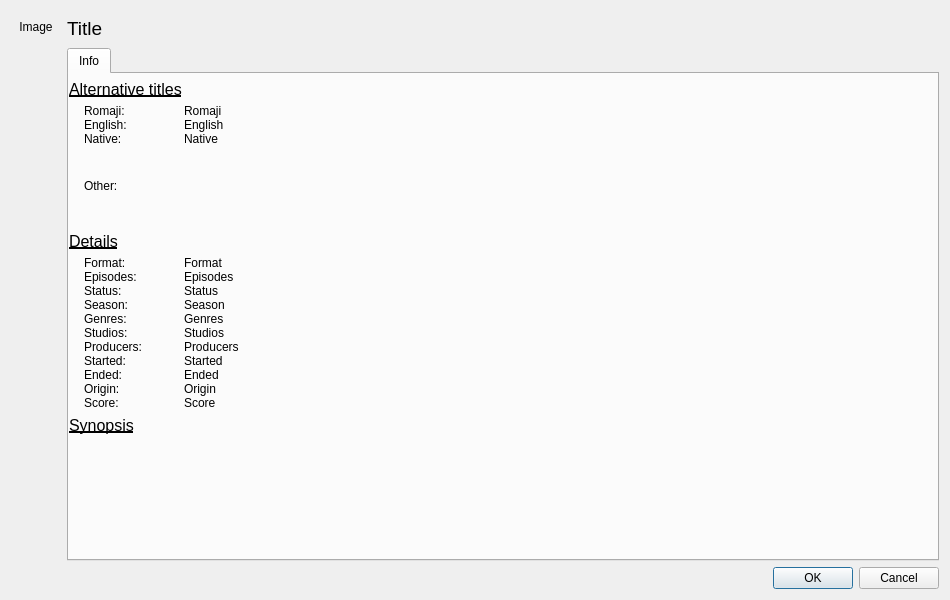
<?xml version="1.0" encoding="UTF-8"?>
<ui version="4.0">
 <class>AnimeInfoSearchDialog</class>
 <widget class="QDialog" name="AnimeInfoSearchDialog">
  <property name="geometry">
   <rect>
    <x>0</x>
    <y>0</y>
    <width>950</width>
    <height>600</height>
   </rect>
  </property>
  <property name="minimumSize">
   <size>
    <width>950</width>
    <height>600</height>
   </size>
  </property>
  <property name="focusPolicy">
   <enum>Qt::FocusPolicy::ClickFocus</enum>
  </property>
  <property name="windowTitle">
   <string>Anime info</string>
  </property>
  <layout class="QVBoxLayout" name="verticalLayout_3">
   <item>
    <layout class="QHBoxLayout" name="horizontalLayout">
     <item>
      <layout class="QVBoxLayout" name="verticalLayout">
       <property name="spacing">
        <number>8</number>
       </property>
       <property name="leftMargin">
        <number>8</number>
       </property>
       <property name="topMargin">
        <number>9</number>
       </property>
       <property name="rightMargin">
        <number>8</number>
       </property>
       <property name="bottomMargin">
        <number>0</number>
       </property>
       <item>
        <widget class="QLabel" name="labelCoverImage">
         <property name="text">
          <string>Image</string>
         </property>
         <property name="scaledContents">
          <bool>false</bool>
         </property>
         <property name="alignment">
          <set>Qt::AlignmentFlag::AlignHCenter|Qt::AlignmentFlag::AlignTop</set>
         </property>
         <property name="textInteractionFlags">
          <set>Qt::TextInteractionFlag::NoTextInteraction</set>
         </property>
        </widget>
       </item>
      </layout>
     </item>
     <item>
      <layout class="QVBoxLayout" name="verticalLayout_2">
       <property name="spacing">
        <number>8</number>
       </property>
       <property name="topMargin">
        <number>6</number>
       </property>
       <item>
        <widget class="QLabel" name="labelTitleHeader">
         <property name="font">
          <font>
           <pointsize>14</pointsize>
          </font>
         </property>
         <property name="text">
          <string>Title</string>
         </property>
         <property name="wordWrap">
          <bool>true</bool>
         </property>
         <property name="openExternalLinks">
          <bool>true</bool>
         </property>
        </widget>
       </item>
       <item>
        <widget class="QTabWidget" name="tabWidgetInfoEdit">
         <property name="focusPolicy">
          <enum>Qt::FocusPolicy::NoFocus</enum>
         </property>
         <property name="currentIndex">
          <number>0</number>
         </property>
         <widget class="QWidget" name="infoPage">
          <attribute name="title">
           <string>Info</string>
          </attribute>
          <layout class="QVBoxLayout" name="verticalLayout_4">
           <property name="spacing">
            <number>0</number>
           </property>
           <property name="leftMargin">
            <number>0</number>
           </property>
           <property name="topMargin">
            <number>0</number>
           </property>
           <property name="rightMargin">
            <number>0</number>
           </property>
           <property name="bottomMargin">
            <number>0</number>
           </property>
           <item>
            <widget class="QLabel" name="label_13">
             <property name="sizePolicy">
              <sizepolicy hsizetype="Preferred" vsizetype="Maximum">
               <horstretch>0</horstretch>
               <verstretch>0</verstretch>
              </sizepolicy>
             </property>
             <property name="minimumSize">
              <size>
               <width>0</width>
               <height>30</height>
              </size>
             </property>
             <property name="font">
              <font>
               <pointsize>12</pointsize>
               <underline>true</underline>
              </font>
             </property>
             <property name="text">
              <string>Alternative titles</string>
             </property>
             <property name="wordWrap">
              <bool>true</bool>
             </property>
            </widget>
           </item>
           <item>
            <layout class="QGridLayout" name="gridLayout_3">
             <property name="sizeConstraint">
              <enum>QLayout::SizeConstraint::SetDefaultConstraint</enum>
             </property>
             <property name="leftMargin">
              <number>15</number>
             </property>
             <property name="spacing">
              <number>0</number>
             </property>
             <item row="2" column="0">
              <widget class="QLabel" name="label_12">
               <property name="sizePolicy">
                <sizepolicy hsizetype="Maximum" vsizetype="Maximum">
                 <horstretch>0</horstretch>
                 <verstretch>0</verstretch>
                </sizepolicy>
               </property>
               <property name="minimumSize">
                <size>
                 <width>100</width>
                 <height>0</height>
                </size>
               </property>
               <property name="text">
                <string>Native:</string>
               </property>
               <property name="wordWrap">
                <bool>true</bool>
               </property>
               <property name="textInteractionFlags">
                <set>Qt::TextInteractionFlag::NoTextInteraction</set>
               </property>
              </widget>
             </item>
             <item row="2" column="1">
              <widget class="QLabel" name="labelTitleNative">
               <property name="text">
                <string>Native</string>
               </property>
               <property name="wordWrap">
                <bool>true</bool>
               </property>
               <property name="textInteractionFlags">
                <set>Qt::TextInteractionFlag::LinksAccessibleByMouse|Qt::TextInteractionFlag::TextSelectableByMouse</set>
               </property>
              </widget>
             </item>
             <item row="0" column="0">
              <widget class="QLabel" name="label_10">
               <property name="sizePolicy">
                <sizepolicy hsizetype="Maximum" vsizetype="Maximum">
                 <horstretch>0</horstretch>
                 <verstretch>0</verstretch>
                </sizepolicy>
               </property>
               <property name="minimumSize">
                <size>
                 <width>100</width>
                 <height>0</height>
                </size>
               </property>
               <property name="text">
                <string>Romaji:</string>
               </property>
               <property name="wordWrap">
                <bool>true</bool>
               </property>
               <property name="textInteractionFlags">
                <set>Qt::TextInteractionFlag::NoTextInteraction</set>
               </property>
              </widget>
             </item>
             <item row="0" column="1">
              <widget class="QLabel" name="labelTitleRomaji">
               <property name="text">
                <string>Romaji</string>
               </property>
               <property name="wordWrap">
                <bool>true</bool>
               </property>
               <property name="textInteractionFlags">
                <set>Qt::TextInteractionFlag::LinksAccessibleByMouse|Qt::TextInteractionFlag::TextSelectableByMouse</set>
               </property>
              </widget>
             </item>
             <item row="1" column="0">
              <widget class="QLabel" name="label_11">
               <property name="sizePolicy">
                <sizepolicy hsizetype="Maximum" vsizetype="Maximum">
                 <horstretch>0</horstretch>
                 <verstretch>0</verstretch>
                </sizepolicy>
               </property>
               <property name="minimumSize">
                <size>
                 <width>100</width>
                 <height>0</height>
                </size>
               </property>
               <property name="text">
                <string>English:</string>
               </property>
               <property name="wordWrap">
                <bool>true</bool>
               </property>
               <property name="textInteractionFlags">
                <set>Qt::TextInteractionFlag::NoTextInteraction</set>
               </property>
              </widget>
             </item>
             <item row="1" column="1">
              <widget class="QLabel" name="labelTitleEnglish">
               <property name="text">
                <string>English</string>
               </property>
               <property name="wordWrap">
                <bool>true</bool>
               </property>
               <property name="textInteractionFlags">
                <set>Qt::TextInteractionFlag::LinksAccessibleByMouse|Qt::TextInteractionFlag::TextSelectableByMouse</set>
               </property>
              </widget>
             </item>
             <item row="3" column="0">
              <widget class="QLabel" name="label_18">
               <property name="sizePolicy">
                <sizepolicy hsizetype="Maximum" vsizetype="Maximum">
                 <horstretch>0</horstretch>
                 <verstretch>0</verstretch>
                </sizepolicy>
               </property>
               <property name="minimumSize">
                <size>
                 <width>100</width>
                 <height>0</height>
                </size>
               </property>
               <property name="text">
                <string>Other:</string>
               </property>
              </widget>
             </item>
             <item row="3" column="1">
              <widget class="QPlainTextEdit" name="plainTextEditSynonyms">
               <property name="sizePolicy">
                <sizepolicy hsizetype="Preferred" vsizetype="Preferred">
                 <horstretch>0</horstretch>
                 <verstretch>0</verstretch>
                </sizepolicy>
               </property>
               <property name="minimumSize">
                <size>
                 <width>0</width>
                 <height>0</height>
                </size>
               </property>
               <property name="maximumSize">
                <size>
                 <width>16777215</width>
                 <height>80</height>
                </size>
               </property>
               <property name="focusPolicy">
                <enum>Qt::FocusPolicy::ClickFocus</enum>
               </property>
               <property name="styleSheet">
                <string notr="true">QPlainTextEdit {
    background: transparent;
    border: none;
}</string>
               </property>
               <property name="frameShape">
                <enum>QFrame::Shape::NoFrame</enum>
               </property>
               <property name="frameShadow">
                <enum>QFrame::Shadow::Plain</enum>
               </property>
               <property name="readOnly">
                <bool>true</bool>
               </property>
              </widget>
             </item>
            </layout>
           </item>
           <item>
            <widget class="QLabel" name="label_9">
             <property name="sizePolicy">
              <sizepolicy hsizetype="Preferred" vsizetype="Maximum">
               <horstretch>0</horstretch>
               <verstretch>0</verstretch>
              </sizepolicy>
             </property>
             <property name="minimumSize">
              <size>
               <width>0</width>
               <height>30</height>
              </size>
             </property>
             <property name="font">
              <font>
               <pointsize>12</pointsize>
               <underline>true</underline>
              </font>
             </property>
             <property name="text">
              <string>Details</string>
             </property>
             <property name="wordWrap">
              <bool>true</bool>
             </property>
            </widget>
           </item>
           <item>
            <layout class="QGridLayout" name="gridLayout_2">
             <property name="leftMargin">
              <number>15</number>
             </property>
             <property name="spacing">
              <number>0</number>
             </property>
             <item row="5" column="0">
              <widget class="QLabel" name="label_6">
               <property name="sizePolicy">
                <sizepolicy hsizetype="Maximum" vsizetype="Maximum">
                 <horstretch>0</horstretch>
                 <verstretch>0</verstretch>
                </sizepolicy>
               </property>
               <property name="minimumSize">
                <size>
                 <width>100</width>
                 <height>0</height>
                </size>
               </property>
               <property name="text">
                <string>Studios:</string>
               </property>
               <property name="wordWrap">
                <bool>true</bool>
               </property>
               <property name="textInteractionFlags">
                <set>Qt::TextInteractionFlag::NoTextInteraction</set>
               </property>
              </widget>
             </item>
             <item row="9" column="1">
              <widget class="QLabel" name="labelOrigin">
               <property name="sizePolicy">
                <sizepolicy hsizetype="Preferred" vsizetype="Preferred">
                 <horstretch>0</horstretch>
                 <verstretch>0</verstretch>
                </sizepolicy>
               </property>
               <property name="text">
                <string>Origin</string>
               </property>
               <property name="wordWrap">
                <bool>true</bool>
               </property>
               <property name="textInteractionFlags">
                <set>Qt::TextInteractionFlag::LinksAccessibleByMouse|Qt::TextInteractionFlag::TextSelectableByMouse</set>
               </property>
              </widget>
             </item>
             <item row="5" column="1">
              <widget class="QLabel" name="labelStudios">
               <property name="sizePolicy">
                <sizepolicy hsizetype="Preferred" vsizetype="Preferred">
                 <horstretch>0</horstretch>
                 <verstretch>0</verstretch>
                </sizepolicy>
               </property>
               <property name="text">
                <string>Studios</string>
               </property>
               <property name="wordWrap">
                <bool>true</bool>
               </property>
               <property name="openExternalLinks">
                <bool>true</bool>
               </property>
               <property name="textInteractionFlags">
                <set>Qt::TextInteractionFlag::LinksAccessibleByMouse|Qt::TextInteractionFlag::TextSelectableByMouse</set>
               </property>
              </widget>
             </item>
             <item row="1" column="0">
              <widget class="QLabel" name="label_2">
               <property name="sizePolicy">
                <sizepolicy hsizetype="Maximum" vsizetype="Maximum">
                 <horstretch>0</horstretch>
                 <verstretch>0</verstretch>
                </sizepolicy>
               </property>
               <property name="minimumSize">
                <size>
                 <width>100</width>
                 <height>0</height>
                </size>
               </property>
               <property name="text">
                <string>Episodes:</string>
               </property>
               <property name="wordWrap">
                <bool>true</bool>
               </property>
               <property name="textInteractionFlags">
                <set>Qt::TextInteractionFlag::NoTextInteraction</set>
               </property>
              </widget>
             </item>
             <item row="4" column="0">
              <widget class="QLabel" name="label_5">
               <property name="sizePolicy">
                <sizepolicy hsizetype="Maximum" vsizetype="Maximum">
                 <horstretch>0</horstretch>
                 <verstretch>0</verstretch>
                </sizepolicy>
               </property>
               <property name="minimumSize">
                <size>
                 <width>100</width>
                 <height>0</height>
                </size>
               </property>
               <property name="text">
                <string>Genres:</string>
               </property>
               <property name="wordWrap">
                <bool>true</bool>
               </property>
               <property name="textInteractionFlags">
                <set>Qt::TextInteractionFlag::NoTextInteraction</set>
               </property>
              </widget>
             </item>
             <item row="0" column="1">
              <widget class="QLabel" name="labelFormat">
               <property name="sizePolicy">
                <sizepolicy hsizetype="Preferred" vsizetype="Preferred">
                 <horstretch>0</horstretch>
                 <verstretch>0</verstretch>
                </sizepolicy>
               </property>
               <property name="text">
                <string>Format</string>
               </property>
               <property name="wordWrap">
                <bool>true</bool>
               </property>
               <property name="textInteractionFlags">
                <set>Qt::TextInteractionFlag::LinksAccessibleByMouse|Qt::TextInteractionFlag::TextSelectableByMouse</set>
               </property>
              </widget>
             </item>
             <item row="9" column="0">
              <widget class="QLabel" name="label_17">
               <property name="sizePolicy">
                <sizepolicy hsizetype="Maximum" vsizetype="Maximum">
                 <horstretch>0</horstretch>
                 <verstretch>0</verstretch>
                </sizepolicy>
               </property>
               <property name="minimumSize">
                <size>
                 <width>100</width>
                 <height>0</height>
                </size>
               </property>
               <property name="text">
                <string>Origin:</string>
               </property>
               <property name="wordWrap">
                <bool>true</bool>
               </property>
               <property name="textInteractionFlags">
                <set>Qt::TextInteractionFlag::NoTextInteraction</set>
               </property>
              </widget>
             </item>
             <item row="10" column="0">
              <widget class="QLabel" name="label_8">
               <property name="sizePolicy">
                <sizepolicy hsizetype="Maximum" vsizetype="Maximum">
                 <horstretch>0</horstretch>
                 <verstretch>0</verstretch>
                </sizepolicy>
               </property>
               <property name="minimumSize">
                <size>
                 <width>100</width>
                 <height>0</height>
                </size>
               </property>
               <property name="text">
                <string>Score:</string>
               </property>
               <property name="wordWrap">
                <bool>true</bool>
               </property>
               <property name="textInteractionFlags">
                <set>Qt::TextInteractionFlag::NoTextInteraction</set>
               </property>
              </widget>
             </item>
             <item row="6" column="1">
              <widget class="QLabel" name="labelProducers">
               <property name="sizePolicy">
                <sizepolicy hsizetype="Preferred" vsizetype="Preferred">
                 <horstretch>0</horstretch>
                 <verstretch>0</verstretch>
                </sizepolicy>
               </property>
               <property name="text">
                <string>Producers</string>
               </property>
               <property name="wordWrap">
                <bool>true</bool>
               </property>
               <property name="openExternalLinks">
                <bool>true</bool>
               </property>
               <property name="textInteractionFlags">
                <set>Qt::TextInteractionFlag::LinksAccessibleByMouse|Qt::TextInteractionFlag::TextSelectableByMouse</set>
               </property>
              </widget>
             </item>
             <item row="1" column="1">
              <widget class="QLabel" name="labelEpisodes">
               <property name="sizePolicy">
                <sizepolicy hsizetype="Preferred" vsizetype="Preferred">
                 <horstretch>0</horstretch>
                 <verstretch>0</verstretch>
                </sizepolicy>
               </property>
               <property name="text">
                <string>Episodes</string>
               </property>
               <property name="wordWrap">
                <bool>true</bool>
               </property>
               <property name="textInteractionFlags">
                <set>Qt::TextInteractionFlag::LinksAccessibleByMouse|Qt::TextInteractionFlag::TextSelectableByMouse</set>
               </property>
              </widget>
             </item>
             <item row="8" column="0">
              <widget class="QLabel" name="label_16">
               <property name="sizePolicy">
                <sizepolicy hsizetype="Maximum" vsizetype="Maximum">
                 <horstretch>0</horstretch>
                 <verstretch>0</verstretch>
                </sizepolicy>
               </property>
               <property name="minimumSize">
                <size>
                 <width>100</width>
                 <height>0</height>
                </size>
               </property>
               <property name="text">
                <string>Ended:</string>
               </property>
               <property name="wordWrap">
                <bool>true</bool>
               </property>
               <property name="textInteractionFlags">
                <set>Qt::TextInteractionFlag::NoTextInteraction</set>
               </property>
              </widget>
             </item>
             <item row="8" column="1">
              <widget class="QLabel" name="labelEnded">
               <property name="sizePolicy">
                <sizepolicy hsizetype="Preferred" vsizetype="Preferred">
                 <horstretch>0</horstretch>
                 <verstretch>0</verstretch>
                </sizepolicy>
               </property>
               <property name="text">
                <string>Ended</string>
               </property>
               <property name="wordWrap">
                <bool>true</bool>
               </property>
               <property name="textInteractionFlags">
                <set>Qt::TextInteractionFlag::LinksAccessibleByMouse|Qt::TextInteractionFlag::TextSelectableByMouse</set>
               </property>
              </widget>
             </item>
             <item row="4" column="1">
              <widget class="QLabel" name="labelGenres">
               <property name="sizePolicy">
                <sizepolicy hsizetype="Preferred" vsizetype="Preferred">
                 <horstretch>0</horstretch>
                 <verstretch>0</verstretch>
                </sizepolicy>
               </property>
               <property name="text">
                <string>Genres</string>
               </property>
               <property name="wordWrap">
                <bool>true</bool>
               </property>
               <property name="textInteractionFlags">
                <set>Qt::TextInteractionFlag::LinksAccessibleByMouse|Qt::TextInteractionFlag::TextSelectableByMouse</set>
               </property>
              </widget>
             </item>
             <item row="0" column="0">
              <widget class="QLabel" name="label">
               <property name="sizePolicy">
                <sizepolicy hsizetype="Maximum" vsizetype="Maximum">
                 <horstretch>0</horstretch>
                 <verstretch>0</verstretch>
                </sizepolicy>
               </property>
               <property name="minimumSize">
                <size>
                 <width>100</width>
                 <height>0</height>
                </size>
               </property>
               <property name="text">
                <string>Format:</string>
               </property>
               <property name="wordWrap">
                <bool>true</bool>
               </property>
               <property name="textInteractionFlags">
                <set>Qt::TextInteractionFlag::NoTextInteraction</set>
               </property>
              </widget>
             </item>
             <item row="2" column="0">
              <widget class="QLabel" name="label_3">
               <property name="sizePolicy">
                <sizepolicy hsizetype="Maximum" vsizetype="Maximum">
                 <horstretch>0</horstretch>
                 <verstretch>0</verstretch>
                </sizepolicy>
               </property>
               <property name="minimumSize">
                <size>
                 <width>100</width>
                 <height>0</height>
                </size>
               </property>
               <property name="text">
                <string>Status:</string>
               </property>
               <property name="wordWrap">
                <bool>true</bool>
               </property>
               <property name="textInteractionFlags">
                <set>Qt::TextInteractionFlag::NoTextInteraction</set>
               </property>
              </widget>
             </item>
             <item row="6" column="0">
              <widget class="QLabel" name="label_7">
               <property name="sizePolicy">
                <sizepolicy hsizetype="Maximum" vsizetype="Maximum">
                 <horstretch>0</horstretch>
                 <verstretch>0</verstretch>
                </sizepolicy>
               </property>
               <property name="minimumSize">
                <size>
                 <width>100</width>
                 <height>0</height>
                </size>
               </property>
               <property name="text">
                <string>Producers:</string>
               </property>
               <property name="wordWrap">
                <bool>true</bool>
               </property>
               <property name="textInteractionFlags">
                <set>Qt::TextInteractionFlag::NoTextInteraction</set>
               </property>
              </widget>
             </item>
             <item row="3" column="1">
              <widget class="QLabel" name="labelSeason">
               <property name="sizePolicy">
                <sizepolicy hsizetype="Preferred" vsizetype="Preferred">
                 <horstretch>0</horstretch>
                 <verstretch>0</verstretch>
                </sizepolicy>
               </property>
               <property name="text">
                <string>Season</string>
               </property>
               <property name="wordWrap">
                <bool>true</bool>
               </property>
               <property name="textInteractionFlags">
                <set>Qt::TextInteractionFlag::LinksAccessibleByMouse|Qt::TextInteractionFlag::TextSelectableByMouse</set>
               </property>
              </widget>
             </item>
             <item row="3" column="0">
              <widget class="QLabel" name="label_4">
               <property name="sizePolicy">
                <sizepolicy hsizetype="Maximum" vsizetype="Maximum">
                 <horstretch>0</horstretch>
                 <verstretch>0</verstretch>
                </sizepolicy>
               </property>
               <property name="minimumSize">
                <size>
                 <width>100</width>
                 <height>0</height>
                </size>
               </property>
               <property name="text">
                <string>Season:</string>
               </property>
               <property name="wordWrap">
                <bool>true</bool>
               </property>
               <property name="textInteractionFlags">
                <set>Qt::TextInteractionFlag::NoTextInteraction</set>
               </property>
              </widget>
             </item>
             <item row="10" column="1">
              <widget class="QLabel" name="labelScore">
               <property name="sizePolicy">
                <sizepolicy hsizetype="Preferred" vsizetype="Preferred">
                 <horstretch>0</horstretch>
                 <verstretch>0</verstretch>
                </sizepolicy>
               </property>
               <property name="text">
                <string>Score</string>
               </property>
               <property name="wordWrap">
                <bool>true</bool>
               </property>
               <property name="textInteractionFlags">
                <set>Qt::TextInteractionFlag::LinksAccessibleByMouse|Qt::TextInteractionFlag::TextSelectableByMouse</set>
               </property>
              </widget>
             </item>
             <item row="2" column="1">
              <widget class="QLabel" name="labelStatus">
               <property name="sizePolicy">
                <sizepolicy hsizetype="Preferred" vsizetype="Preferred">
                 <horstretch>0</horstretch>
                 <verstretch>0</verstretch>
                </sizepolicy>
               </property>
               <property name="text">
                <string>Status</string>
               </property>
               <property name="wordWrap">
                <bool>true</bool>
               </property>
               <property name="textInteractionFlags">
                <set>Qt::TextInteractionFlag::LinksAccessibleByMouse|Qt::TextInteractionFlag::TextSelectableByMouse</set>
               </property>
              </widget>
             </item>
             <item row="7" column="0">
              <widget class="QLabel" name="label_15">
               <property name="sizePolicy">
                <sizepolicy hsizetype="Maximum" vsizetype="Maximum">
                 <horstretch>0</horstretch>
                 <verstretch>0</verstretch>
                </sizepolicy>
               </property>
               <property name="minimumSize">
                <size>
                 <width>100</width>
                 <height>0</height>
                </size>
               </property>
               <property name="text">
                <string>Started:</string>
               </property>
               <property name="wordWrap">
                <bool>true</bool>
               </property>
               <property name="textInteractionFlags">
                <set>Qt::TextInteractionFlag::NoTextInteraction</set>
               </property>
              </widget>
             </item>
             <item row="7" column="1">
              <widget class="QLabel" name="labelStarted">
               <property name="sizePolicy">
                <sizepolicy hsizetype="Preferred" vsizetype="Preferred">
                 <horstretch>0</horstretch>
                 <verstretch>0</verstretch>
                </sizepolicy>
               </property>
               <property name="text">
                <string>Started</string>
               </property>
               <property name="wordWrap">
                <bool>true</bool>
               </property>
               <property name="textInteractionFlags">
                <set>Qt::TextInteractionFlag::LinksAccessibleByMouse|Qt::TextInteractionFlag::TextSelectableByMouse</set>
               </property>
              </widget>
             </item>
            </layout>
           </item>
           <item>
            <widget class="QLabel" name="label_14">
             <property name="sizePolicy">
              <sizepolicy hsizetype="Preferred" vsizetype="Maximum">
               <horstretch>0</horstretch>
               <verstretch>0</verstretch>
              </sizepolicy>
             </property>
             <property name="minimumSize">
              <size>
               <width>0</width>
               <height>30</height>
              </size>
             </property>
             <property name="font">
              <font>
               <pointsize>12</pointsize>
               <underline>true</underline>
              </font>
             </property>
             <property name="text">
              <string>Synopsis</string>
             </property>
             <property name="wordWrap">
              <bool>true</bool>
             </property>
            </widget>
           </item>
           <item>
            <layout class="QGridLayout" name="gridLayout_4">
             <property name="leftMargin">
              <number>15</number>
             </property>
             <property name="bottomMargin">
              <number>0</number>
             </property>
             <property name="spacing">
              <number>0</number>
             </property>
             <item row="1" column="0">
              <widget class="QTextEdit" name="textEditSynopsis">
               <property name="focusPolicy">
                <enum>Qt::FocusPolicy::NoFocus</enum>
               </property>
               <property name="acceptDrops">
                <bool>false</bool>
               </property>
               <property name="styleSheet">
                <string notr="true">QTextEdit {
    background: transparent;
    border: none;
}</string>
               </property>
               <property name="frameShape">
                <enum>QFrame::Shape::NoFrame</enum>
               </property>
               <property name="frameShadow">
                <enum>QFrame::Shadow::Plain</enum>
               </property>
               <property name="readOnly">
                <bool>true</bool>
               </property>
              </widget>
             </item>
            </layout>
           </item>
          </layout>
         </widget>
        </widget>
       </item>
      </layout>
     </item>
    </layout>
   </item>
   <item>
    <widget class="QDialogButtonBox" name="buttonBox">
     <property name="focusPolicy">
      <enum>Qt::FocusPolicy::ClickFocus</enum>
     </property>
     <property name="standardButtons">
      <set>QDialogButtonBox::StandardButton::Cancel|QDialogButtonBox::StandardButton::Ok</set>
     </property>
     <property name="centerButtons">
      <bool>false</bool>
     </property>
    </widget>
   </item>
  </layout>
 </widget>
 <resources/>
 <connections>
  <connection>
   <sender>buttonBox</sender>
   <signal>accepted()</signal>
   <receiver>AnimeInfoSearchDialog</receiver>
   <slot>accept()</slot>
   <hints>
    <hint type="sourcelabel">
     <x>474</x>
     <y>576</y>
    </hint>
    <hint type="destinationlabel">
     <x>474</x>
     <y>299</y>
    </hint>
   </hints>
  </connection>
  <connection>
   <sender>buttonBox</sender>
   <signal>rejected()</signal>
   <receiver>AnimeInfoSearchDialog</receiver>
   <slot>reject()</slot>
   <hints>
    <hint type="sourcelabel">
     <x>474</x>
     <y>576</y>
    </hint>
    <hint type="destinationlabel">
     <x>474</x>
     <y>299</y>
    </hint>
   </hints>
  </connection>
 </connections>
</ui>
